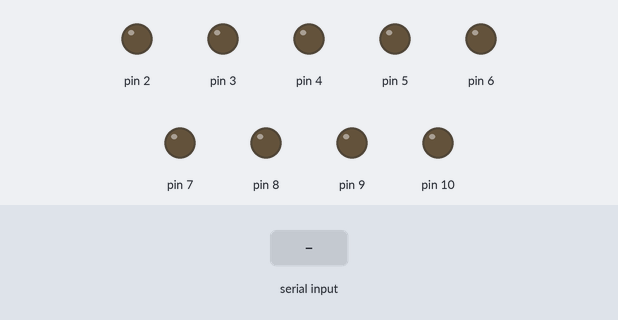
This sketch was run on a simulated Arduino Uno, built with avr-gcc and run on an emulated ATmega328P. Parts: output pins drawn as LEDs (lit = HIGH). The test bench sets the inputs (shaded band).

Above: at 1.2 s.
1.3 s: "4" received over Serial
At 2.4 s:
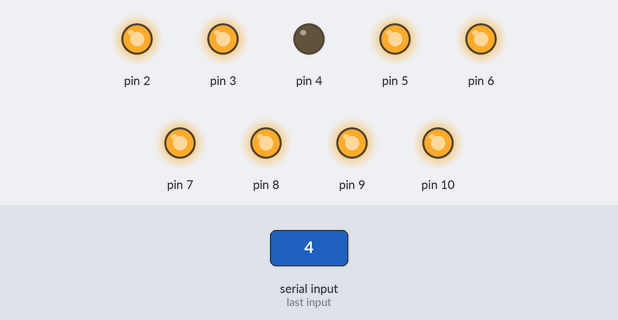
2.8 s: "3" received over Serial
At 3.5 s:
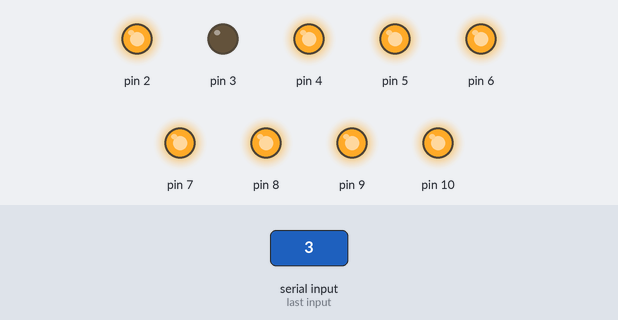
4.3 s: "2" received over Serial
At 4.7 s:
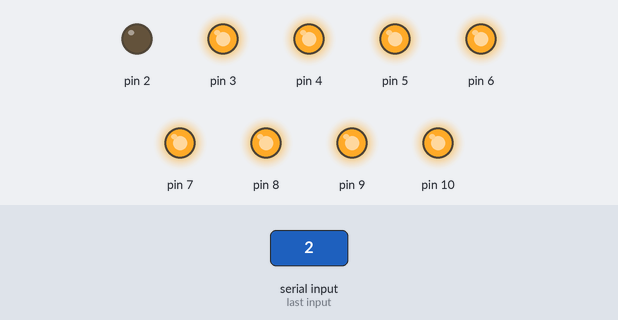
5.8 s: "b" received over Serial
At 7.0 s:
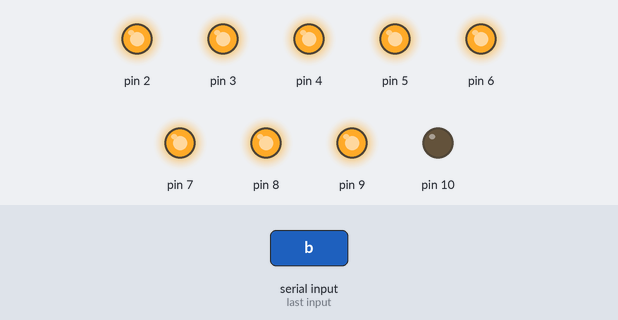
7.3 s: "9" received over Serial
At 8.1 s:
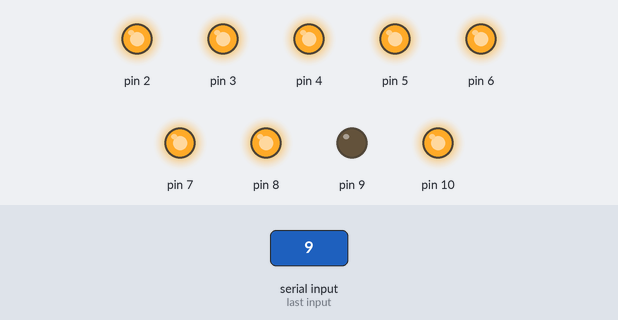
8.8 s: "8" received over Serial
At 9.3 s:
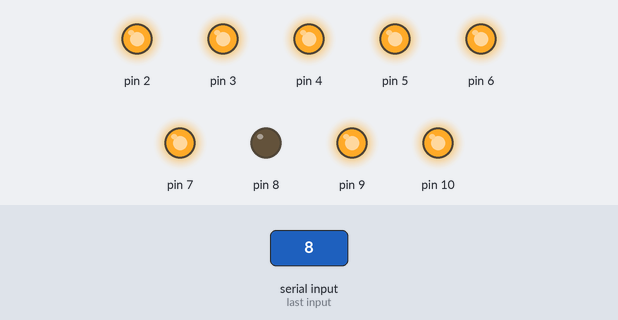
Timing chart, 0 to 11.3 s (numbered marks = the images above; inputs shaded):
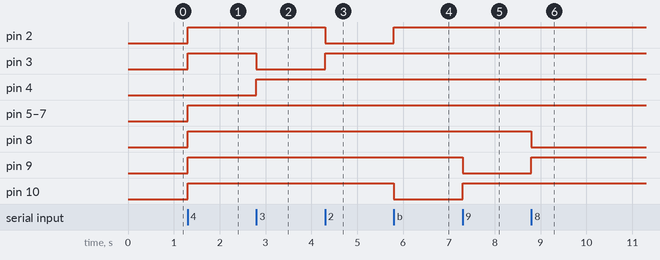

Measured:
- after the input at 1.3 s, pin 2, pin 3, pin 5–10: LOW → HIGH at once
- after the input at 2.8 s, pin 3: HIGH → LOW at once; pin 4: LOW → HIGH at once
- after the input at 4.3 s, pin 2: HIGH → LOW at once; pin 3: LOW → HIGH at once
- after the input at 5.8 s, pin 2: LOW → HIGH at once; pin 10: HIGH → LOW at once
- after the input at 7.3 s, pin 9: HIGH → LOW at once; pin 10: LOW → HIGH at once
- after the input at 8.8 s, pin 8: HIGH → LOW at once; pin 9: LOW → HIGH at once

The sketch:

sketch_dec17a.ino
```cpp
char veri=0;


void setup() {
 pinMode(4,OUTPUT),
 pinMode(3,OUTPUT),
 pinMode(2,OUTPUT),
 pinMode(10,OUTPUT),
 pinMode(9,OUTPUT),
 pinMode(8,OUTPUT),
 pinMode(7,OUTPUT),
 pinMode(6,OUTPUT),
 pinMode(5,OUTPUT),

Serial.begin(9600);
}

void loop() {
  if(Serial.available())//seri haberleşme var ise;
  {
    veri=Serial.read();// veri değişkenine atama

    if(veri=='4')// veri 4 ise;
    {
      digitalWrite(4,LOW);//ledi yak
    }
    else
    {
      digitalWrite(4,HIGH);// veri 4 değilse söndür.
    }

  if(veri=='3')
    {
      digitalWrite(3,LOW);
    }
    else
    {
      digitalWrite(3,HIGH);
    }if(veri=='2')
    {
      digitalWrite(2,LOW);
    }
    else
    {
      digitalWrite(2,HIGH);
    }if(veri=='b')
    {
      digitalWrite(10,LOW);
    }
    else
    {
      digitalWrite(10,HIGH);
    }if(veri=='9')
    {
      digitalWrite(9,LOW);
    }
    else
    {
      digitalWrite(9,HIGH);
    }if(veri=='8')
    {
      digitalWrite(8,LOW);
    }
    else
    {
      digitalWrite(8,HIGH);
    }if(veri=='7')
    {
      digitalWrite(7,LOW);
    }
    else
    {
      digitalWrite(7,HIGH);
    }if(veri=='6')
    {
      digitalWrite(6,LOW);
    }
    else
    {
      digitalWrite(6,HIGH);
    }if(veri=='5')
    {
      digitalWrite(5,LOW);
    }
    else
    {
      digitalWrite(5,HIGH);
    }
  }
}
```
